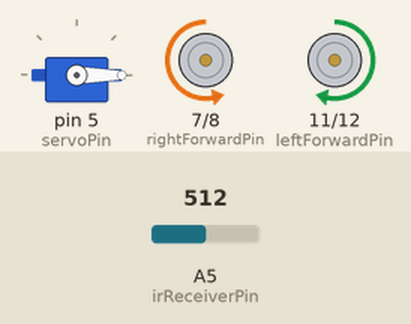
Bench run of a sketch on a simulated Arduino Uno, built with avr-gcc and run on an emulated ATmega328P. On the bench: servo, motor-driver pin pairs drawn as motors (green arrow = first pin HIGH = forward, orange = second pin HIGH = backward, longer = more drive, scaled by the enable pin). Inputs (shaded band) come from the test bench; at power-on: A5 (irReceiverPin) = 512. What the sketch prints to the serial monitor is not drawn.

Above: at 0.1 s.
Timing chart, 0 to 1.6 s (numbered marks = the images above):
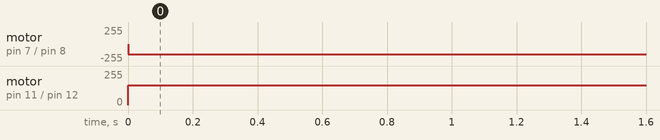

The sketch:

main.ino
```cpp
#include <Servo.h>

// --------------------------------------------------
// Motor pins
// --------------------------------------------------

// Right motor
const int rightForwardPin = 7;
const int rightBackwardPin = 8;
const int rightSpeedPin = 9;

// Left motor
const int leftForwardPin = 11;
const int leftBackwardPin = 12;
const int leftSpeedPin = 10;

// --------------------------------------------------
// IR receiver and catapult servo
// --------------------------------------------------

const int irReceiverPin = A5;
const int servoPin = 5;

// Approximately 1.5 V with a 5 V ADC reference
const int irThreshold = 307;

const int spinSpeed = 150;

const int servoResetAngle = 0;
const int servoFireAngle = 45;

Servo catapultServo;

// --------------------------------------------------
// Robot states
// --------------------------------------------------

enum RobotState {
  IDLE,
  SENTRY_ROTATION,
  AIMING,
  FIRING
};

RobotState robotState = IDLE;

// Used to detect a new IR command rather than
// repeatedly responding to a continuously held signal.
bool previousIrDetected = false;


// --------------------------------------------------
// Setup
// --------------------------------------------------

void setup() {
  Serial.begin(9600);

  pinMode(rightForwardPin, OUTPUT);
  pinMode(rightBackwardPin, OUTPUT);
  pinMode(rightSpeedPin, OUTPUT);

  pinMode(leftForwardPin, OUTPUT);
  pinMode(leftBackwardPin, OUTPUT);
  pinMode(leftSpeedPin, OUTPUT);

  // Set the desired position before attaching the servo
  // to reduce unintended movement during startup.
  catapultServo.write(servoResetAngle);
  catapultServo.attach(servoPin);

  stopMotors();

  Serial.println("Catapult robot initialized.");
}


// --------------------------------------------------
// Main loop
// --------------------------------------------------

void loop() {
  int irValue = analogRead(irReceiverPin);

  bool irDetected = (irValue > irThreshold);

  // Rising-edge detection:
  // true only when the IR signal changes from
  // not detected to detected.
  bool newIrCommand = irDetected && !previousIrDetected;

  previousIrDetected = irDetected;

  switch (robotState) {

    // ------------------------------------------------
    // IDLE
    // ------------------------------------------------
    case IDLE:
      stopMotors();

      if (newIrCommand) {
        robotState = SENTRY_ROTATION;
        Serial.println("State: SENTRY_ROTATION");
      }

      break;


    // ------------------------------------------------
    // SENTRY / ROTATION
    // ------------------------------------------------
    case SENTRY_ROTATION:
      rotateClockwise();

      if (newIrCommand) {
        stopMotors();
        robotState = AIMING;
        Serial.println("State: AIMING");
      }

      break;


    // ------------------------------------------------
    // AIMING
    // ------------------------------------------------
    case AIMING:
      stopMotors();

      if (newIrCommand) {
        robotState = FIRING;
        Serial.println("State: FIRING");
      }

      break;


    // ------------------------------------------------
    // FIRE / RESET
    // ------------------------------------------------
    case FIRING:
      stopMotors();

      // Release the catapult.
      catapultServo.write(servoFireAngle);

      // A second IR command resets the catapult
      // and returns the robot to its idle state.
      if (newIrCommand) {
        catapultServo.write(servoResetAngle);
        robotState = IDLE;
        Serial.println("State: IDLE");
      }

      break;
  }
}


// --------------------------------------------------
// Motor-control functions
// --------------------------------------------------

void rotateClockwise() {
  // Left motor forward
  digitalWrite(leftForwardPin, HIGH);
  digitalWrite(leftBackwardPin, LOW);
  analogWrite(leftSpeedPin, spinSpeed);

  // Right motor backward
  digitalWrite(rightForwardPin, LOW);
  digitalWrite(rightBackwardPin, HIGH);
  analogWrite(rightSpeedPin, spinSpeed);
}


void stopMotors() {
  digitalWrite(rightForwardPin, LOW);
  digitalWrite(rightBackwardPin, LOW);
  analogWrite(rightSpeedPin, 0);

  digitalWrite(leftForwardPin, LOW);
  digitalWrite(leftBackwardPin, LOW);
  analogWrite(leftSpeedPin, 0);
}
```

Measured:
- by itself, motor on pin 7 (rightForwardPin) / pin 8 (rightBackwardPin): stopped → backward 150/255 at 0.00 s
- by itself, motor on pin 11 (leftForwardPin) / pin 12 (leftBackwardPin): stopped → forward 150/255 at 0.00 s
